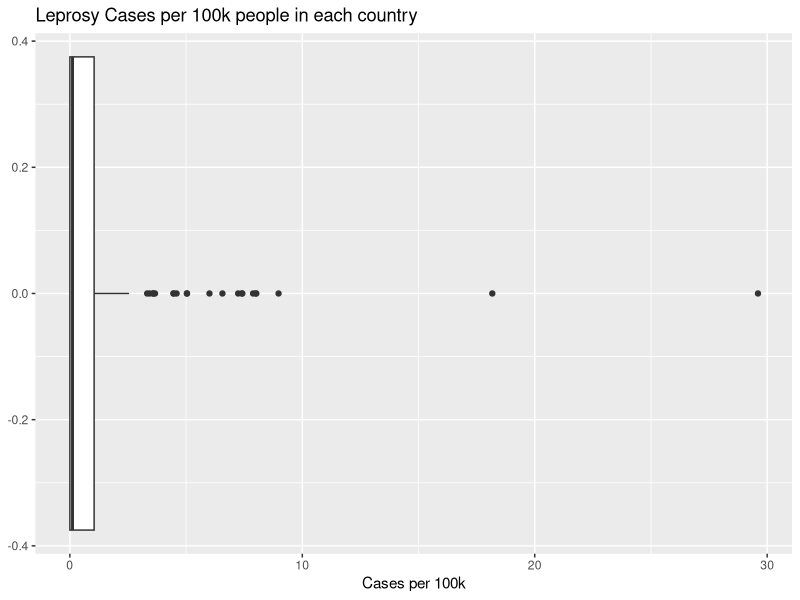
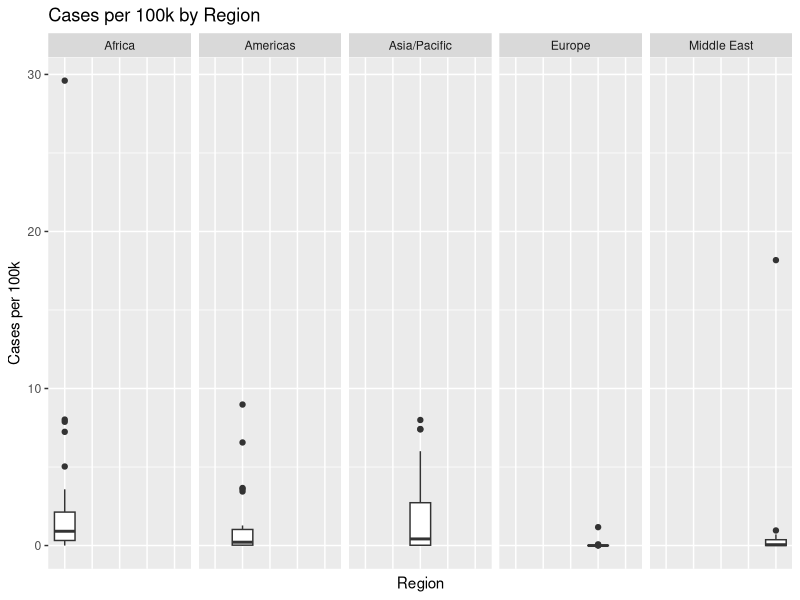
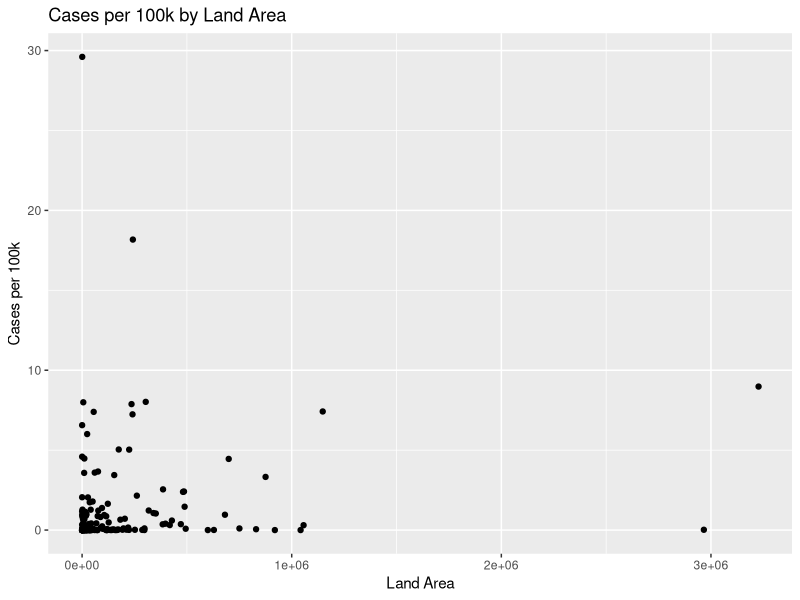
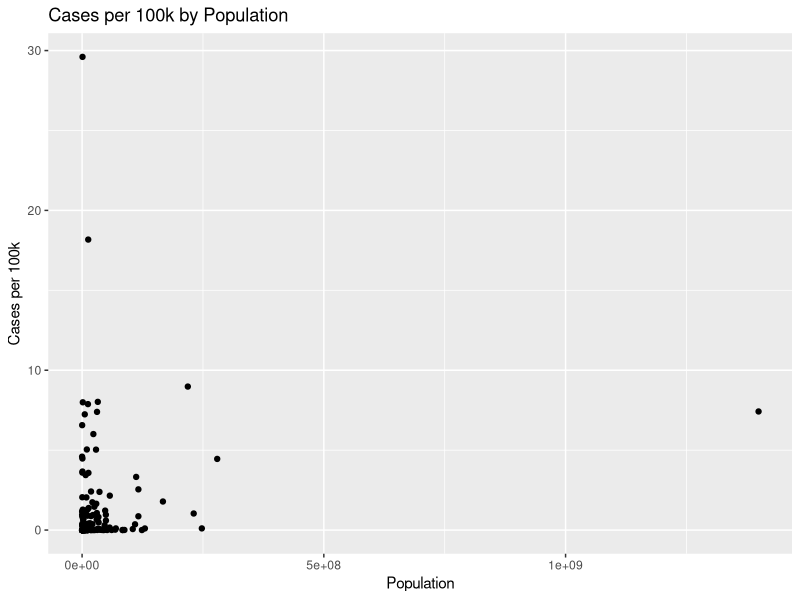

The R script that drew these images, in order:
## ---- chunk 1
knitr::opts_chunk$set(echo = TRUE)
data <- read.csv('Homework2_leprosy.csv')
library(ggplot2)
## ---- chunk 2
data <- data[order(data$New_Cases, decreasing = TRUE),]
result <- data.frame(Country = data$Country, New_Cases = data$New_Cases, Cases_per_100k = data$New_Cases / (data$Population / 100000), Population = data$Population)
for (value in result$Cases_per_100k)
  result$Cases_per_100k = round(result$Cases_per_100k, digits = 2)
head(result)
## ---- chunk 3
clear_data <- data[!is.na(data$New_Cases), ]
ggplot(clear_data) + geom_boxplot(aes(New_Cases / (Population / 100000))) + labs(
  title = "Leprosy Cases per 100k people in each country",
  x = "Cases per 100k"
)
## ---- chunk 4
round(summary((clear_data$New_Cases / clear_data$Population) * 100000), digits = 2)
round(sum(clear_data$New_Cases) / sum(data$Population) * 100000, digits = 2)
round(sd((clear_data$New_Cases / clear_data$Population) * 100000), digits = 2)
## ---- chunk 5
clear_data <- data[!is.na(data$New_Cases), ]
ggplot(clear_data) + geom_boxplot(aes(x = Region, y = New_Cases / (Population / 100000))) +  
  labs(
    y = 'Cases per 100k',
    x = 'Region',
    title = "Cases per 100k by Region"
  ) + facet_wrap(~Region, nrow = 1) + theme(axis.text.x = element_blank(), axis.ticks.x = element_blank())
## ---- chunk 6
clear_data$per100k = clear_data$New_Cases / (clear_data$Population / 100000)
result <- data.frame(aggregate(per100k ~ Region, data = clear_data, median), table(data$Region))
result$Var1 <- NULL
for (value in result$per100k)
  result$per100k <- round(result$per100k, digits = 2)
result
## ---- chunk 7
ggplot(clear_data, aes(x = Land_Area, y = New_Cases / (Population / 100000))) + geom_point() + 
  labs(
    y = 'Cases per 100k',
    x = 'Land Area',
    title = "Cases per 100k by Land Area"
  )
## ---- chunk 8
round(cor(clear_data$Land_Area, clear_data$per100k), digits = 2)
## ---- chunk 9
ggplot(clear_data) + geom_point(aes(x = Population, y = New_Cases / (Population / 100000))) + 
  labs(
    y = 'Cases per 100k',
    x = 'Population',
    title = "Cases per 100k by Population"
  )
## ---- chunk 10
round(cor(clear_data$Population, clear_data$per100k), digits = 2)
